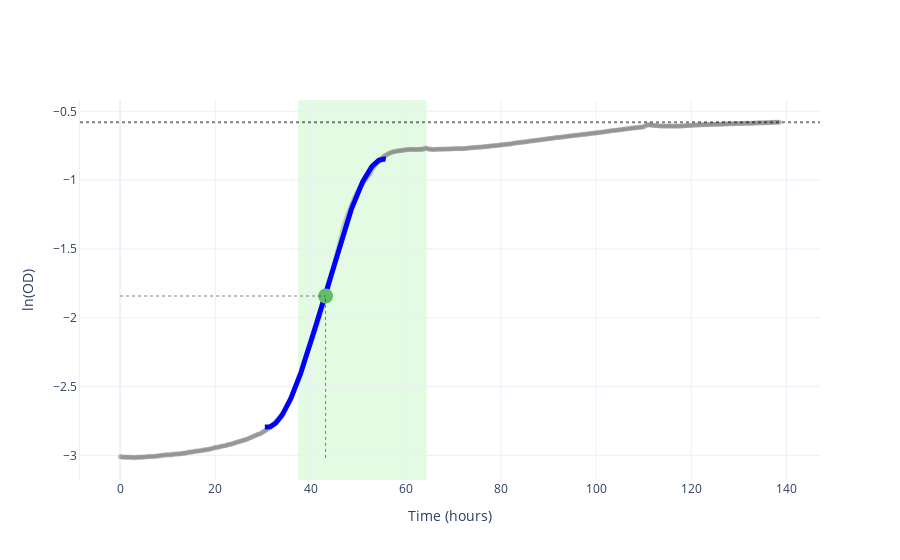

Notebook code for this chart:
### Markdown cell above
## Annotated Growth Curve Plots

The `growthcurves` plotting API makes it easy to visualize growth data with overlaid annotations showing key features.

### Two-Step Plotting Process

1. **`create_base_plot(time, data, scale)`**: Creates the base plot with OD data points
   - `scale` can be "linear" or "log" (for semi-log plots)

2. **`annotate_plot(fig, ...)`**: Adds annotations to the base plot
   - `phase_boundaries`: Tuple of (start, end) times for exponential phase (vertical shaded region)
   - `time_umax`: Adds vertical line at time of maximum growth rate
   - `od_umax`: Adds horizontal line at OD value when growth rate is maximum
   - `od_max`: Adds horizontal line at maximum OD
   - `umax_point`: Tuple (time, od) to mark the point of maximum growth rate
   - `fitted_model`: The fit result dictionary - automatically plots the model curve within its fitting window
   
   Any annotation can be omitted by passing `None` or simply not including it.

### Automatic Fitting Window Detection

When you pass a fit result to `fitted_model`, the function automatically reads `fit_t_min` and `fit_t_max` from the `params` dictionary. The model curve is only plotted within this window to avoid extrapolation.

### Code cell
# Example: Creating an annotated plot with a spline fit

# Step 1: Fit a non-parametric spline model to the data
spline_fit = gc.non_parametric.fit_non_parametric(time, data, method="spline")

# Step 2: Extract growth statistics from the fit
spline_stats = gc.utils.extract_stats_from_fit(spline_fit, time, data)

# Step 3: Create base plot with log scale (linear scale also available)
fig = gc.plot.create_base_plot(time, data, scale="log")

# Step 4: Add annotations to the plot
# - Shaded region shows exponential phase (based on μ thresholds)
# - Vertical line shows time of maximum growth rate
# - Horizontal lines show OD at max growth rate and maximum OD
# - Fitted spline curve is overlaid (only within its fitting window)
fig = gc.plot.annotate_plot(
    fig,
    scale="log",  # Must match the scale used in create_base_plot
    phase_boundaries=(spline_stats["exp_phase_start"], spline_stats["exp_phase_end"]),
    time_umax=spline_stats["time_at_umax"],
    od_umax=spline_stats["od_at_umax"],
    od_max=spline_stats["max_od"],
    umax_point=(spline_stats["time_at_umax"], spline_stats["od_at_umax"]),
    fitted_model=spline_fit,  # Pass the fit - it contains fit_t_min/max in params
)

fig.show()

### Figure 1 — Plotly figure (JSON) as saved in the notebook; plotly's stock layout.template omitted (floating-point values rounded to 4 significant figures; data arrays with more than 128 entries replaced by an {"elided": "..."} marker saying what was removed)
{"data": [{"marker": {"color": "gray", "opacity": 0.3, "size": 5}, "mode": "markers", "name": "Data", "showlegend": false, "type": "scatter", "x": {"elided": "694 float values"}, "y": {"elided": "694 float values"}}, {"line": {"color": "blue", "width": 5}, "mode": "lines", "name": "Spline fit", "showlegend": false, "type": "scatter", "x": {"elided": "200 float values"}, "y": {"elided": "200 float values"}}, {"marker": {"color": "#66BB6A", "size": 15, "symbol": "circle"}, "mode": "markers", "showlegend": false, "type": "scatter", "x": [43.16], "y": [-1.842]}], "layout": {"hovermode": "closest", "shapes": [{"fillcolor": "lightgreen", "layer": "below", "line": {"width": 0}, "opacity": 0.25, "type": "rect", "x0": 37.38, "x1": 64.4, "xref": "x", "y0": 0, "y1": 1, "yref": "y domain"}, {"line": {"color": "black", "dash": "dot", "width": 1}, "opacity": 0.5, "type": "line", "x0": 43.16, "x1": 43.16, "y0": -3.018, "y1": -1.842}, {"line": {"color": "black", "dash": "dot", "width": 1}, "opacity": 0.5, "type": "line", "x0": 0, "x1": 43.16, "y0": -1.842, "y1": -1.842}, {"line": {"color": "black", "dash": "dot", "width": 2}, "opacity": 0.5, "type": "line", "x0": 0, "x1": 1, "xref": "x domain", "y0": -0.5784, "y1": -0.5784, "yref": "y"}], "showlegend": false, "xaxis": {"range": [0, null], "title": {"text": "Time (hours)"}}, "yaxis": {"showline": true, "title": {"text": "ln(OD)"}, "visible": true}}}
